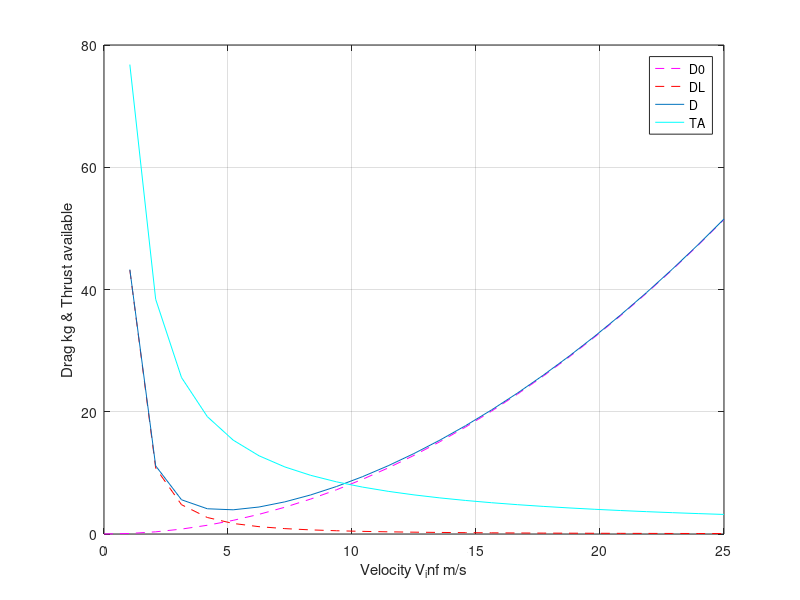

MATLAB code to generate this figure:
% uavthrustaviliable
clear;clc;clf;

rho_inf = 1.2133;
V_inf = linspace( 0, 25, 25 );
S = 0.8929;
b = 2.5;
CD_0 = 0.152;
e = 0.84;
W = 18.75;
AR = b^2 / S;
K_3 = 1 / ( pi * e * AR );
K_1 = (1/3) * K_3;
K = K_1 + K_3;
CL = W ./ ((1/2) * rho_inf .* V_inf.^2 * S);
CD = CD_0 + K * CL.^2;
D_0 = (1/2) * rho_inf .* V_inf.^2 * S .* CD_0;
D_L = (1/2) * rho_inf .* V_inf.^2 * S * K .* CL.^2;
D = D_0 + D_L;
D_min = min(D)


propeller_efficiency = 0.8;
%V_inf = linspace( 0, 25, 25 );
P = 100
P_A = propeller_efficiency*P;
T_A = P_A./V_inf;
T_max = min(abs(T_A-D))

plot( V_inf, D_0, '--m', V_inf, D_L, '--r', V_inf, D ,V_inf,T_A,'c');
grid on
legend('D0','DL','D','TA')
xlabel('Velocity V_inf m/s')
ylabel('Drag kg & Thrust available')
%find min(abs(T_A-T))